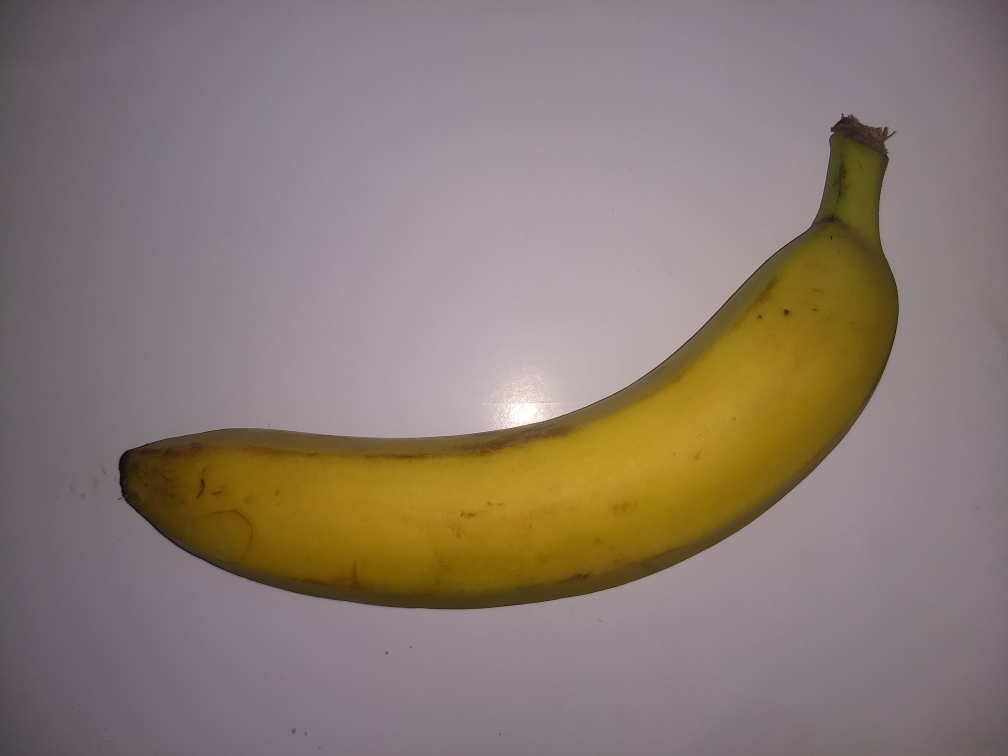
#> input picture examples/IMG_20181204_182509072.jpg, 4032 x 3024 px (shown at 1/4 size)
$ python -i m_function.py   (imports and definitions only)   (older library calls are emulated)
#> lines starting #> are read from the running program, lines starting #| are printed output that depends on the picture
import numpy as np
from skimage import color, filters
from skimage.feature import hog

import cv2
import mahotas


# Conversión de imagen a escala de grises
def img2grey(image, mode='sk'):
    if (mode == 'sk'):
        gray = color.rgb2gray(image)
    elif (mode == 'cv'):
        gray = cv2.cvtColor(image, cv2.COLOR_BGR2GRAY)
    return gray


# Normalización del tamaño de la imagen
def normSize(image, size=(tuple((100, 100)))):
#> called with size = (400, 300)
    image = cv2.resize(image, size)
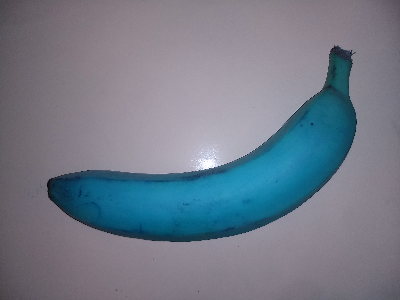
#> image: shape (300, 400, 3); mean of channels 0, 1, 2 136.7, 123, 114.3; drawn as B, G, R
#> in img2grey, `gray = cv2.cvtColor(image, cv2.COLOR_BGR2GRAY)`:
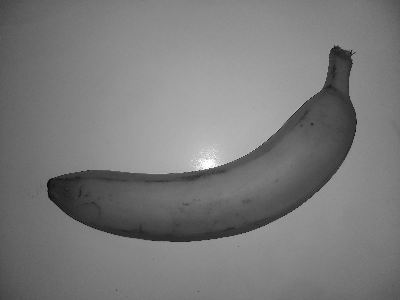
#> gray: shape (300, 400); min 7, max 254, mean 122
    return image


# Filtrado de imagen con filtro gaussiano
def imgClean(image, sigma=1, mode='cv'):
#> called with sigma = 1, mode = 'cv'
    if (mode == 'cv'):
        clean = cv2.GaussianBlur(image, (3, 3), 0)
    elif (mode == 'sk'):
        clean = filters.gaussian(image, sigma)
    return clean


# Detección de bordes con filtro sobel
def imgEdge(image, mode='sk'):
#> called with mode = 'sk'
    if (mode == 'sk'):
        edge = filters.sobel(image)
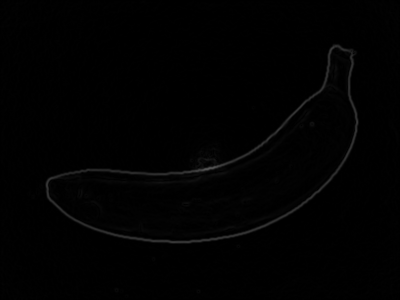
#> edge: shape (300, 400) float64; min 0, max 0.333, mean 0.00786
    elif (mode == 'cv'):
        edge = cv2.Laplacian(image, cv2.CV_64F)
    return edge


# Segmentación con threshold isodata
# [7 lines left out: function threshold, not called in this run]


# Extracción de características Hu Moments
def hu_moments(image):
    feature = cv2.HuMoments(cv2.moments(image)).flatten()
#> feature = [17.27, 55.82, 183.5, 131.7, -10985.1, -737.9, -17286.4]
    return feature


# Extracción de características Haralick Textures
def haralick(image):
    feature = mahotas.features.haralick(image).mean(axis=0)
    return feature


# Extracción de histograma de color
# [7 lines left out: function color_histogram, not called in this run]


# Extracción de características HOG
def m_hog(image):
    feature = hog(image, block_norm='L2-Hys').ravel()
    return feature


def ft_extract(image):
    image = normSize(image, size=tuple((400, 300)))
    aux = img2grey(image, mode='cv')
    aux = imgClean(aux, mode='cv')

    # image_fht = haralick(aux)

    aux = imgEdge(aux)

    image_fhm = hu_moments(aux)
#> image_fhm has the same summary as feature in hu_moments

    # [11 lines of commented-out code are left out]
    return aux, [image_fhm[0], image_fhm[1], image_fhm[3]]


# https://stackoverflow.com/questions/3173320/text-progress-bar-in-the-console
# Print iterations progress
# [36 lines left out: functions printProgressBar, stats, not called in this run]


class Elemento():
    # [5 lines left out: function __init__, not called in this run]

>>> import cv2
>>> picture = cv2.cvtColor(cv2.imread('../examples/IMG_20181204_182509072.jpg'), cv2.COLOR_BGR2RGB)
>>> result = ft_extract(picture)

$ run again, on examples/IMG_20181209_204740761.jpg
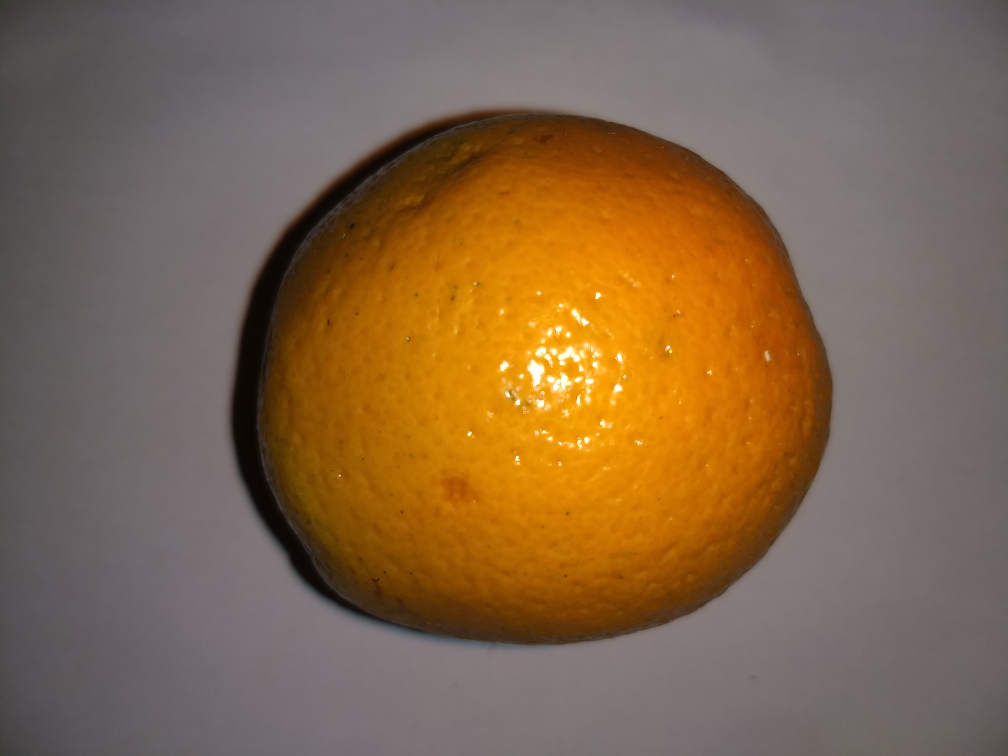
#> input picture examples/IMG_20181209_204740761.jpg, 4032 x 3024 px (shown at 1/4 size)
#> in img2grey, `gray = cv2.cvtColor(image, cv2.COLOR_BGR2GRAY)`:
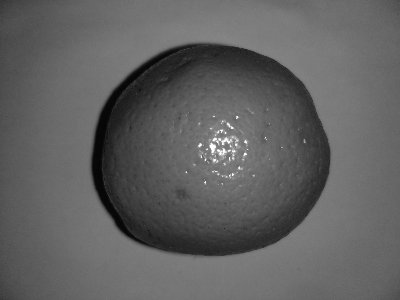
#> gray: shape (300, 400); min 3, max 253, mean 96.8
#> in imgEdge, `edge = filters.sobel(image)`:
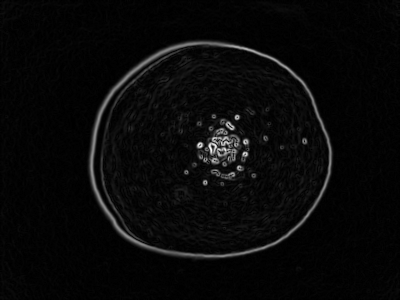
#> edge: shape (300, 400) float64; min 0, max 0.275, mean 0.00994; drawn with min black and max white
#> feature = [10.57, 5.08, 0.387, 2.54, 1.93, 5.09, -1.61]

$ run again, on examples/IMG_20181209_204842629.jpg
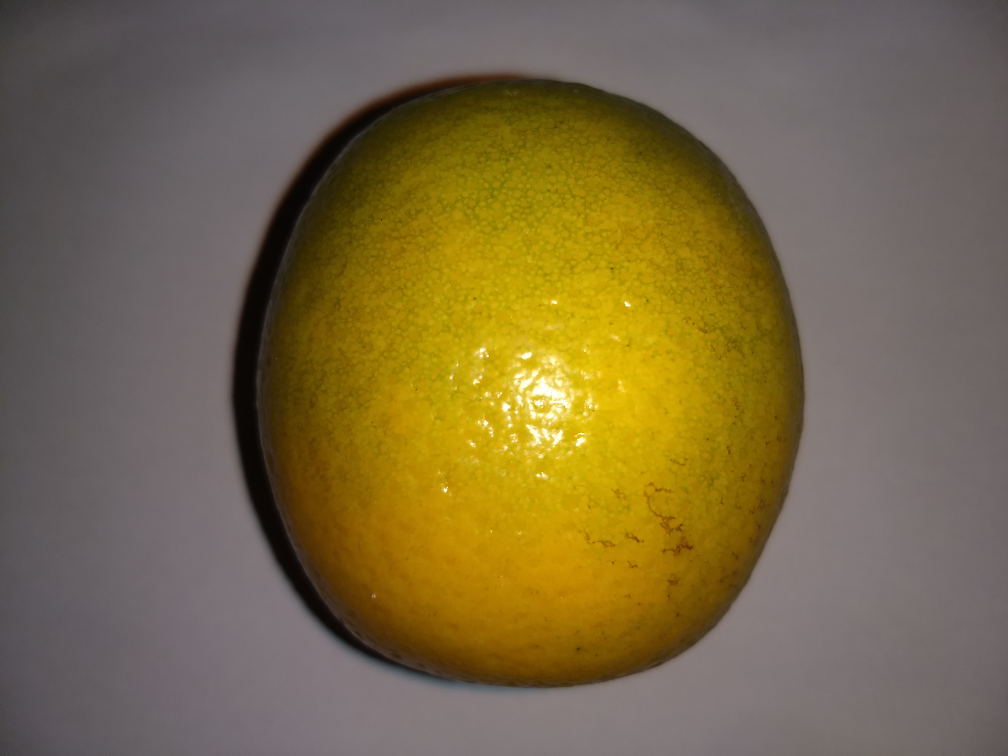
#> input picture examples/IMG_20181209_204842629.jpg, 4032 x 3024 px (shown at 1/4 size)
#> in img2grey, `gray = cv2.cvtColor(image, cv2.COLOR_BGR2GRAY)`:
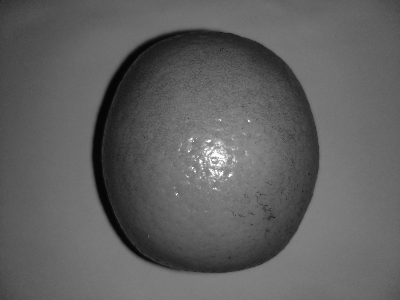
#> gray: shape (300, 400); min 2, max 254, mean 96
#> in imgEdge, `edge = filters.sobel(image)`:
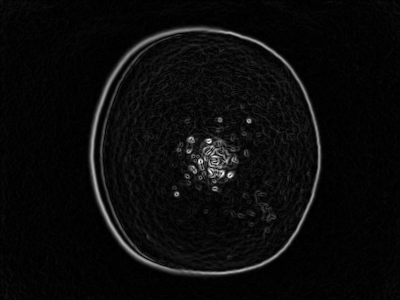
#> edge: shape (300, 400) float64; min 0, max 0.227, mean 0.0101; drawn with min black and max white
#> feature = [10.85, 1.81, 0.122, 0.0714, 0.0064, -0.0613, -0.00189]
#> image_fhm has the same summary as feature in hu_moments

$ run again, on examples/IMG_20181211_125740776.jpg
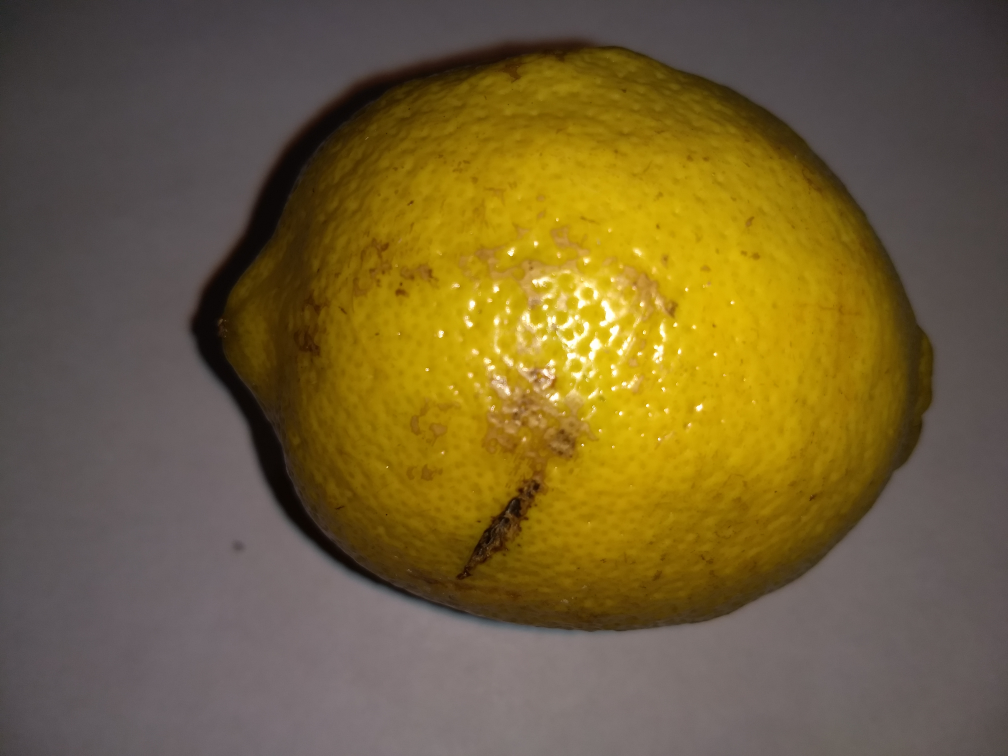
#> input picture examples/IMG_20181211_125740776.jpg, 4032 x 3024 px (shown at 1/4 size)
#> in img2grey, `gray = cv2.cvtColor(image, cv2.COLOR_BGR2GRAY)`:
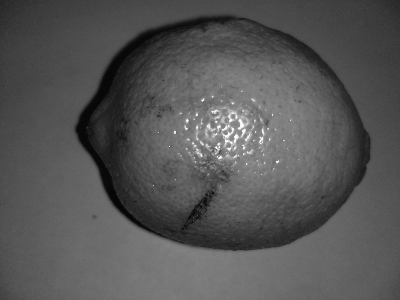
#> gray: shape (300, 400); min 4, max 253, mean 85.7
#> in imgEdge, `edge = filters.sobel(image)`:
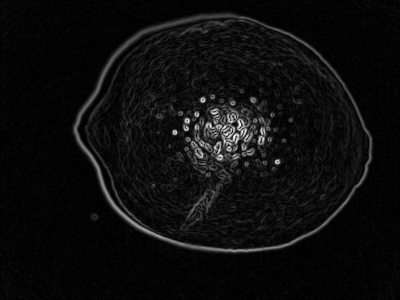
#> edge: shape (300, 400) float64; min 0, max 0.243, mean 0.0128; drawn with min black and max white
#> feature = [7.73, 2.55, 1.8, 3.49, 8.73, 2.88, 0.669]
